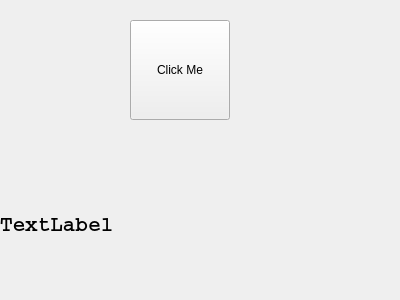
<?xml version="1.0" encoding="UTF-8"?>
<!--
  Output from the Qt Designer
  PyQt6 Course for Beginners - Parwiz Forogh (https://youtu.be/ot94H3-d5d8?t=1867)
  Detailed notes: https://tinyurl.com/y5db3c5c

  Related to:
    - button_label.py
    - button_gen.py

  Concepts Introduced:
    - Drag/drop of controls (push button and label)
    - Changing control attributes via double-click and the Property Editor
    - Setting text and dimensions for a control
    - Choosing and setting attributes for a font
    - Setting control appearance for multiple classes via a style sheet
    - Setting signals and slots (via code, not in Designer)

-->

<ui version="4.0">
 <class>Form</class>
 <widget class="QWidget" name="Form">
  <property name="geometry">
   <rect>
    <x>0</x>
    <y>0</y>
    <width>400</width>
    <height>300</height>
   </rect>
  </property>
  <property name="windowTitle">
   <string>Form</string>
  </property>
  <property name="styleSheet">
   <string notr="true">QPushButton {
	background-color: 'red'
}
					
QLabel {
	color: 'green'
}
</string>
  </property>
  <widget class="QPushButton" name="pushButton">
   <property name="geometry">
    <rect>
     <x>130</x>
     <y>20</y>
     <width>100</width>
     <height>100</height>
    </rect>
   </property>
   <property name="text">
    <string>Click Me</string>
   </property>
  </widget>
  <widget class="QLabel" name="label">
   <property name="geometry">
    <rect>
     <x>0</x>
     <y>200</y>
     <width>391</width>
     <height>50</height>
    </rect>
   </property>
   <property name="font">
    <font>
     <family>Courier</family>
     <pointsize>16</pointsize>
     <bold>true</bold>
    </font>
   </property>
   <property name="text">
    <string>TextLabel</string>
   </property>
  </widget>
 </widget>
 <resources/>
 <connections/>
</ui>
